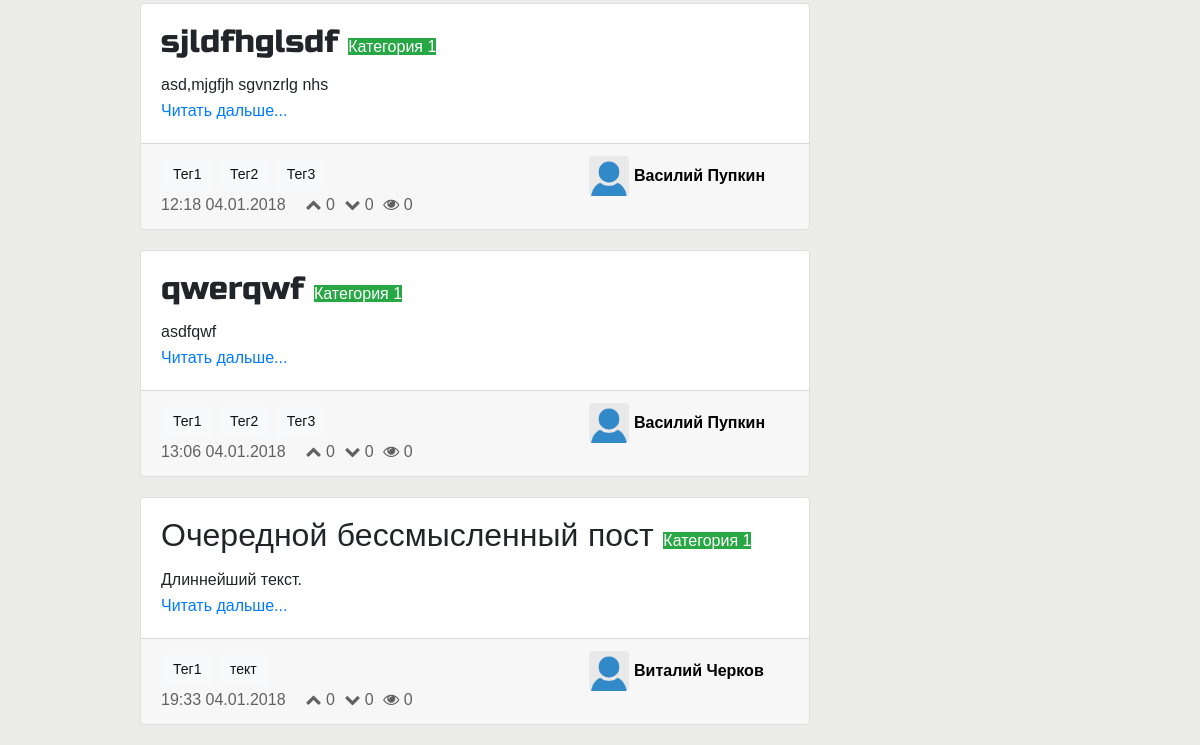
The app's page /tag/7/ (lower part), older data.
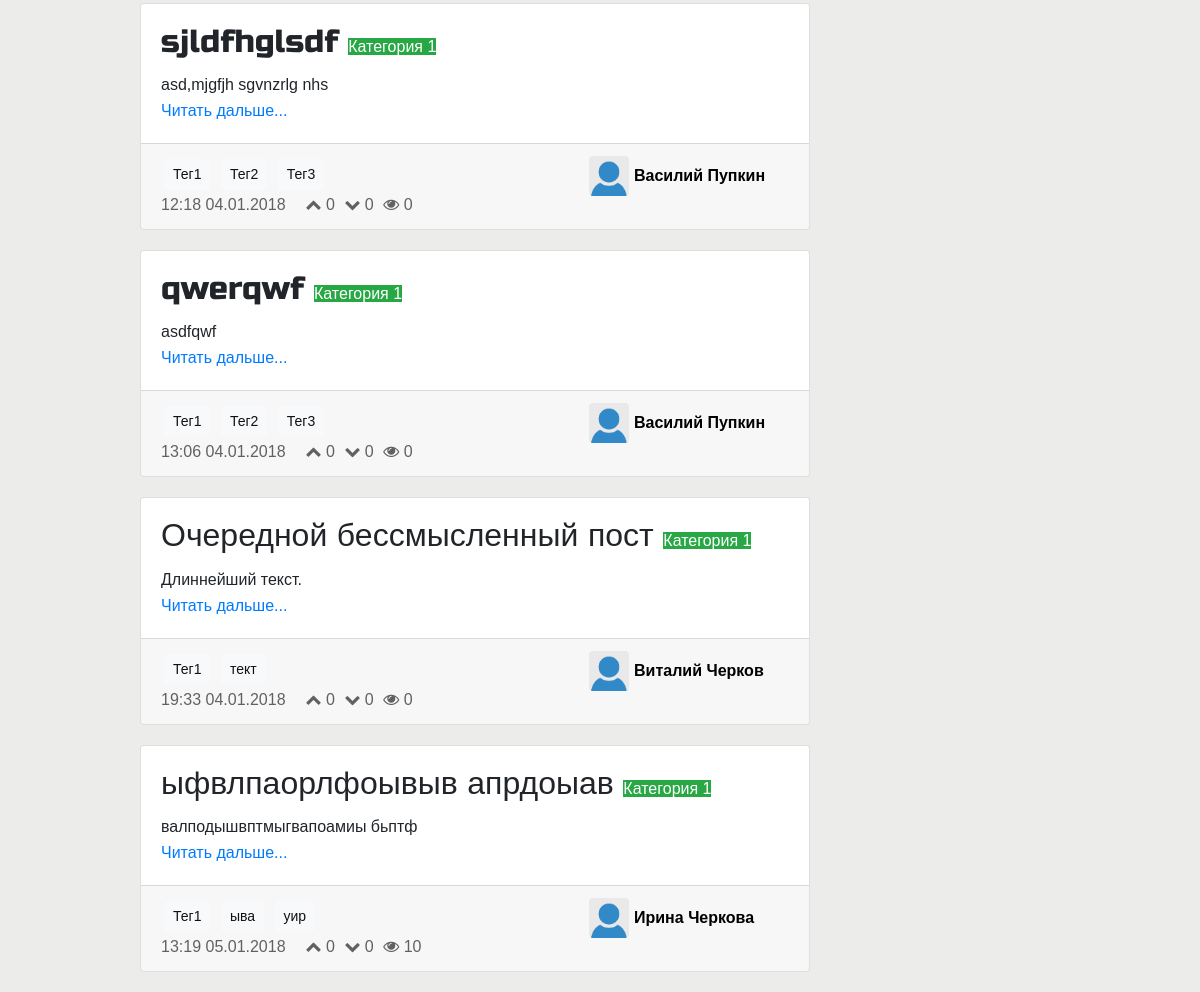
The same page, newer data.
### post/models.py (models this page shows, shortened)
class Post(models.Model):
    title = models.CharField(max_length=250)
    text = models.TextField()
    pub_date = models.DateTimeField(auto_now_add=True)
    likes = models.IntegerField(default=0)
    dislikes = models.IntegerField(default=0)
    views = models.IntegerField(default=0)
    category = models.ForeignKey(Category, on_delete=models.CASCADE)
    tag = models.ManyToManyField(Tag)
    author = models.ForeignKey(UserProfile, on_delete=models.CASCADE, blank=True)
    posts = PostManager()
    def get_absolute_url(self):
        return reverse('post:detail', kwargs={'pk': self.pk})

### category/models.py (models this page shows, shortened)
class Category(models.Model):
    label = models.CharField(unique=True, max_length=30)
    description = models.TextField()

### tag/models.py (models this page shows, shortened)
class Tag(models.Model):
    label = models.CharField(max_length=30, unique=True)

### userprofile/models.py (models this page shows, shortened)
class UserProfile(models.Model):
    user = models.OneToOneField(User, on_delete=models.CASCADE)
    rating = models.IntegerField(default=0)
    about = models.TextField(blank=True)
    def get_absolute_url(self):
        return reverse('userprofile:userpage', kwargs={'pk': self.pk})

### tag/views.py (the view)
# urls.py: url(r'^(?P<pk>\d+)/', PostsByTag.as_view(), name='posts-by-tag'),
class PostsByTag(SingleObjectMixin, ListView):
    model = Tag
    template_name = "tag/posts-by-tag.html"
    paginate_by = 10
    def get(self, request, *args, **kwargs):
        self.object = self.get_object(queryset=Tag.objects.all())
        return super(PostsByTag, self).get(request, *args, **kwargs)
    def get_context_data(self, **kwargs):
        context = super(PostsByTag, self).get_context_data(**kwargs)
        context['pag_options'] = ListPost.set_paginator_options(context)
        context['tag_label'] = self.object.label
        return context
    def get_queryset(self):
        return Post.posts.get_queryset_by_tag(self.object.pk)

### bauchange/context.py (called while the page is built)
def current_userprofile(request):
    if hasattr(request, 'user') and request.user.is_authenticated():
        userprofile = UserProfile.objects.get(user=request.user)
    else:
        userprofile = None
    return {
        'context_userprofile': userprofile
    }

### post/models.py (called while the page is built)
    def get_queryset(self):
        return super(PostManager, self).get_queryset()

    def get_queryset_by_tag(self, tag):
        return self.get_queryset().filter(tag=tag)

### post/views.py (called while the page is built)
    def set_paginator_options(context):
        first_index = max(context['page_obj'].number - 2, 1)
        last_index = min(first_index + 4, context['paginator'].num_pages)
        first_index = max(1, last_index - 4)
        return {
            'first': first_index,
            'last': last_index
        }

### tag/templates/tag/posts-by-tag.html
{% include "post/all-posts.html" with page_title="Тег: "|add:tag_label page_description=" " posts_list=object_list %}

### post/templates/post/list-includes/short-post-body.html
<div class="card-body">
    <h2 class="card-title">
        {{ post.title }}
        <a href="{% url 'category:posts-by-category' pk=post.category.id %}">
            <span class="post-category-mini badge-success">
                {{ post.category.label }}
            </span>
        </a>
    </h2>
    <p class="card-text">
        {{ post.text|truncatewords:80 }}
    </p>
    <a href="{{ post.get_absolute_url }}" class="card-link">Читать дальше...</a>
</div>

### post/templates/post/list-includes/short-post-footer.html
<div class="card-footer">
    <div class="row">
        <div class="post-info meta col">
            {% include "post/list-includes/short-post-tags.html" with tags=post.tag %}
            <div class="post-statistics-mini card-text">
                <span class="pub-date-mini float-left">{{ post.pub_date|date:"H:i d.m.Y" }}</span>
                <ul class="list-inline">
                    <li class="list-inline-item"><i class="fa fa-chevron-up" aria-hidden="true"></i> {{ post.likes }}</li>
                    <li class="list-inline-item"><i class="fa fa-chevron-down" aria-hidden="true"></i> {{ post.dislikes }}</li>
                    <li class="list-inline-item"><i class="fa fa-eye" aria-hidden="true"></i> {{ post.views }}</li>
                </ul>
            </div>
        </div>
        <a class="author-info-mini col-md-auto col-sm-auto row float-right" href="{{ post.author.get_absolute_url }}">
            <img src="/upload/img/user_empty.png" class="author-photo-mini rounded float-left">
            <h4 class="author-name-mini">{{ post.author.user.first_name}} {{ post.author.user.last_name}}</h4>
        </a>
    </div>
</div>

### post/templates/post/list-includes/short-post-tags.html
<div class="post-tags-mini">
    {% for tag_item in tags.all %}
        <a href="{% url "tag:posts-by-tag" pk=tag_item.id %}" class="tag btn btn-light btn-sm">{{ tag_item.label }}</a>
    {% endfor %}
</div>

Row changes from the older to the newer data that the page shows:
added Post: title "ыфвлпаорлфоывыв апрдоыав", category.label "Категория 1", text "валподышвптмыгвапоамиы бьптф", pub_date "13:19 05.01.2018", likes "0", dislikes "0", views "10", author.user.first_name "Ирина", author.user.last_name "Черкова", Tag (label "Тег1")
added Tag: label "ыва", shown under "ыфвлпаорлфоывыв апрдоыав"
added Tag: label "уир", shown under "ыфвлпаорлфоывыв апрдоыав"
